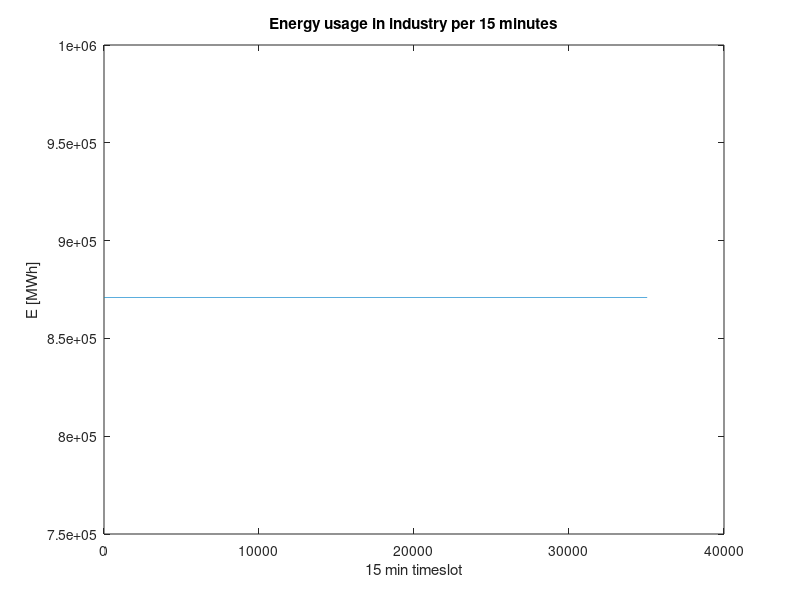

MATLAB code for this plot:
%% Export Energy production needed= (current energy export* world growth rates 
%   * avg fuel eff) / specific ren-fuel eff

clc
close all
clear all

%% notes!:

% --> Turkey is not yet evaluated, might be interesting

% --> No efficiency changes taken into account yet, other than that of the
%     exported fuels(<also not yet with acurate data)
% --> So far neglected the current industries from all the other
%     countries(other than SA, KU, IR)
% --> ALL energy units used are in MWh
% --> !! Check the values, now used from one of the excel docs (GDP growth
% --> Only used steel and alu for the energy intencive industries so far

%% assumptions:

% --> Saudi arabia, iraq and kuwait remain in the energy buisness
% --> The entire region will host a portion of the worlds energy intensive
%     industries , say we make 5%(see DATA chapt.) (yust a value taken, no
%     sourse) 
% --> At this poin, all industries run 24/7, without any changes in day and
%     sesonal fluctuations

%% DATA

% time passed for growth factors
    years= 2050-2015; %data used is from 2015

% share of energy intensive industries:
    SHARE_x = 0.05; % world wide share of the energy intensive industries in our region

% current energy usage in those industries:
    E_steel_2017= 10555555555;    %MWH/ YEAR % = 38 EJ/YEAR !! (from arnold lectures
    E_aluminium_2017= 2111111111; %MWh/YEAR % = 7.6 % EJ/YEAR !! 
    
    %%E_amonium_2017= ??
% omreken function
Ktoe_MWh=11630 % 1Ktoe = 11630MWh 


%% current energy usage (MWh)

    %Saudi arabia:
        % industry
            E_ind_use_SA_2015=43893*Ktoe_MWh; % 43893Ktoe ( combined energy sourses)
        % exports:          
            x_SA=374539*Ktoe_MWh;% crude oil: 
            y_SA= 78792*Ktoe_MWh;% oil      
            z_SA=0*Ktoe_MWh;% NG
          E_exp_cur_SA=x_SA + y_SA + z_SA;
    % IRAQ
        % industry
            E_ind_use_IR_2015=40786*Ktoe_MWh; % 40786Ktoe ( combined energy sourses)
        % exports:           
            x_IR=67282*Ktoe_MWh;% crude oil:          
            y_IR= 19314*Ktoe_MWh;% oil        
            z_IR=7668*Ktoe_MWh;% NG
          E_exp_cur_IR=x_IR + y_IR + z_IR;            
    % KUWAIT
        % industry
            E_ind_use_KU_2015=6494*Ktoe_MWh; % 6494Ktoe ( combined energy sourses)
        % exports:         
            x_KU=101147*Ktoe_MWh;% crude oil         
            y_KU= 32889*Ktoe_MWh;% oil
            z_KU=0*Ktoe_MWh;% NG
          E_exp_cur_KU=x_KU + y_KU + z_KU;
    % Turkey
        % industry only, energy exports are neglected
            E_ind_use_TU_2015 = 26158*Ktoe_MWh;
          
E_exp_cur = E_exp_cur_SA + E_exp_cur_KU + E_exp_cur_IR;

%% growth rates:

    %world growth rates: 
        GR_gdp_world= 2.4; % in [%] growt rate GDP:
        GF_gdp_world= (1 + GR_gdp_world/100)^years;%[-]
        GF_pop_world= 1.29;%[-]  Growth factor world population

    % Saudy arabia
        GR_gdp_SA= 2.4;                         %[%]    %growth rate GDP
        GF_gdp_SA= (1 + GR_gdp_SA/100)^years;   %[-]    %growth factor GDP
        GR_pop_SA= 1.01;                        %[%]    %growth rate population
        GF_pop_SA= (1 + GR_pop_SA/100)^years;   %[-]    %growth rate population

    % iraq
        GR_gdp_IR= 2.4; % in [%]
        GF_gdp_IR= (1 + GR_gdp_IR/100)^years;%[-]
        GR_pop_IR= 2.32; % in [%]
        GF_pop_IR= (1 + GR_pop_IR/100)^years;%[-]
        
    % Kuwait
        GR_gdp_KU= 2.4; % in [%]
        GF_gdp_KU= (1 + GR_gdp_KU/100)^years; %[-]
        GR_pop_KU= 1.02; % in [%]
        GF_pop_KU= (1 + GR_pop_KU/100)^years;%[-]
    
    % Turkey    
        GR_gdp_TU= 2.4; % in [%]
        GF_gdp_TU= (1 + GR_gdp_TU/100)^years; %[-]
        GR_pop_TU= 0.57; % in [%]
        GF_pop_TU= (1 + GR_pop_TU/100)^years;%[-]
        
        
%% efficiencies    

EFF_improv=1; % 1 is no change <-- this is not linked to fuel eff (yet)
EFF_imp_alu= 1;
EFF_imp_steel = 1; 

% avg fuel efficiency:
    AVG_fuel_eff= 0.20; %<< not based on true data, yust a value
    
% avg round trip efficiency of the renuable fuel:
    AVG_RT_eff_fuelx= 0.20; %<< not based on true data, yust a value

    
%% ------------Data calculations-------------------------------
    
%%    The energy industries: (SAUDI ARABIA , IRAQ, KUWAIT)


    % export energy production needed: (per year)
        E_exp_gen_2050= (E_exp_cur * GF_gdp_world * GF_pop_world * AVG_fuel_eff)/AVG_RT_eff_fuelx
    % no daily fluctuations taken into account, only seasonal, as that would not be cost efficient to store    
      % solar power generation seems fairly constant over the year  
      % so for now, we work with the essumption that generation is even over the seasons

    % there are 365*24*4 = 35040 15min time slots in a year(aboud,schrikerljaar?)  
        ndT_15=35040;
        E_exp_per15=E_exp_gen_2050/ndT_15;

    % energy usage industry, if only dependent on their own growth rates
    % without export energy generation 
        E_ind_use_SA_2050= E_ind_use_SA_2015 * GF_pop_SA * GF_gdp_SA * EFF_improv
        E_ind_use_IR_2050= E_ind_use_IR_2015 * GF_pop_IR * GF_gdp_IR * EFF_improv 
        E_ind_use_KU_2050= E_ind_use_KU_2015 * GF_pop_KU * GF_gdp_KU * EFF_improv
        E_ind_use_TU_2050= E_ind_use_TU_2015 * GF_pop_TU * GF_gdp_TU * EFF_improv

    % Assume industry energy usage to be constant for now aswel:
        E_ind_use_SA_per15= E_ind_use_SA_2050/ndT_15;
        E_ind_use_IR_per15= E_ind_use_IR_2050/ndT_15;
        E_ind_use_KU_per15= E_ind_use_KU_2050/ndT_15;
        E_ind_use_TU_per15= E_ind_use_TU_2050/ndT_15;

    %total energy use in idustury(no exp) in our region per 15
        E_ind_use_per15 = E_ind_use_SA_per15 + E_ind_use_IR_per15 + E_ind_use_KU_per15 + E_ind_use_TU_per15;

    %total energy use in idustury( incl export) in our region per 15
        E_industry_incl_per15=E_ind_use_per15+E_exp_per15
   
 %% The Shares of the energy intensive industries:
growthfactors = GF_gdp_world * GF_pop_world ; %// or use sourse saying 3.4%/Year growth for the intensive proceces
E_steel_2050= E_steel_2017 * growthfactors * EFF_imp_steel * SHARE_x; % 
E_aluminium_2050= E_aluminium_2017* growthfactors * EFF_imp_alu *SHARE_x; % 
% running all day 24/7? if so:--> equal energy use in all time slots
    
E_steel_2050_per15=E_steel_2050/ndT_15;    
E_aluminium_2050_per15=E_aluminium_2050/ndT_15;

E_intensive_indu_per15=E_aluminium_2050_per15+E_steel_2050_per15
    
    
%% ---TOTAL Industrial Enregy Demand per15---
E_total_industrial_per15= E_intensive_indu_per15+E_industry_incl_per15
E_tot_indu_year_MWh=E_total_industrial_per15*ndT_15     

l=linspace(0,8760,35040);
for a = 1:length(l)
    E_indu_15(a)= E_total_industrial_per15;
end
    
 plot(E_indu_15)  
 axis; ylabel('E [MWh]'); xlabel('15 min timeslot');   
 title('Energy usage in industry per 15 minutes');
      
 
 
 
 
 
 
 
 